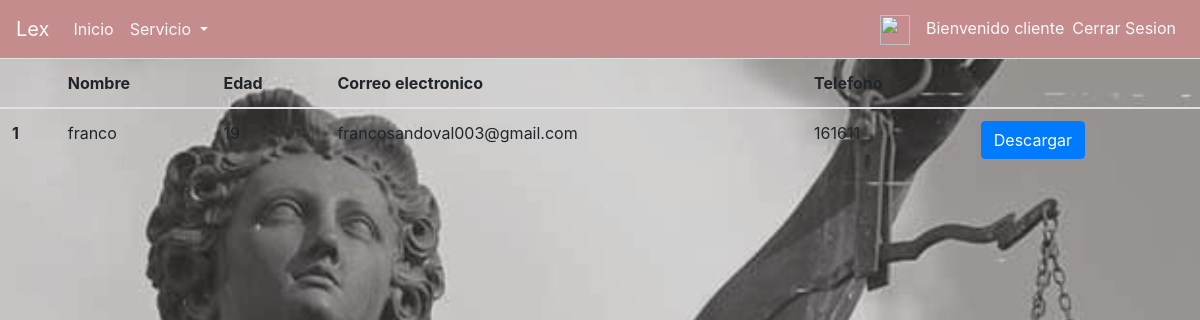
Page /contract/view/staff (signed in) on the committed database.
### core/models.py (models this page shows, shortened)
class Contrato(models.Model):
    abogado=models.ForeignKey('auth.User', on_delete=models.CASCADE, null=True)
    name=models.CharField(max_length=100)
    rut=models.CharField(max_length=10)
    age=models.IntegerField(null=True)
    email=models.EmailField(max_length=254)
    phone=models.CharField(max_length=12)
    files_boleta=models.FileField(null=True)
    files_causa=models.FileField(null=True)
    datetime=models.DateField(blank=True, null=True)
    type_service=models.CharField(max_length=30,blank=True, null=True)
    additional_service=models.CharField(max_length=30,blank=True, null=True)

### core/views.py (the view)
# urls.py: path('contract/view/staff', views.consultar_contratos_staff, name='contract_view_staff'),
def consultar_contratos_staff(request):
    contrato=Contrato.objects.select_related('abogado').all()
    return render(request, 'core/consultar_contratos.html',{'list':contrato})

### core/templates/core/consultar_contratos.html (shortened to what this page needs)
{% extends 'core/base.html' %}
{% block content %}
<table class="table table-hover">
<thead>
        <tr>
            <th></th>
            <th>Nombre</th>
            <th>Edad</th>
            <th>Correo electronico</th>
            <th>Telefono</th>
            <th></th>
        </tr>
    </thead>
    <tbody>
        {% for c in list %}
        <tr>
            <th scope="row">{{ c.id }} </th>
            <td>{{ c.name }}</td>
            <td>{{ c.age }}</td>
            <td>{{c.email}}</td>
            <td>{{c.phone}}</td>
            <td><a class="btn btn-primary" href="">Descargar</a></td>
        </tr>
        {% endfor %}
    </tbody>
</table>
{% endblock content %}

### core/templates/core/base.html (shortened to what this page needs)
{% load static %}
<!DOCTYPE html>
<html lang="es">
<head>
    <link rel="stylesheet" href="{% static 'css/base.css' %}">
    <link rel="stylesheet" href="{% static 'css/solicitar_servicio.css' %}">
    <link rel="stylesheet" href="https://cdn.jsdelivr.net/npm/bootstrap@4.6.0/dist/css/bootstrap.min.css">
</head>
<body>
    <nav class="navbar navbar-expand-lg navbar-light " id = id_navbar>
        <a class="navbar-brand text-light" href="{% url 'index' %}">Lex</a>
        <div class="collapse navbar-collapse" id="navbarSupportedContent">
            <ul class="navbar-nav mr-auto">
                <li class="nav-item active">
                    <a class="nav-link text-light" href="{% url 'index' %}"> Inicio <span class="sr-only">(current)</span></a>
                </li>
                {% if perms.core.view_servicio %}
                <li class="nav-item dropdown ">
                    <a class="nav-link dropdown-toggle text-light" href="#" id="navbarDropdown" role="button"
                        data-toggle="dropdown" aria-haspopup="true" aria-expanded="false">
                        Servicio
                    </a>
                </li>
                {% endif %}
            </ul>
            <ul class="navbar-nav">
                <a class="navbar-brand" href="{% url 'profile_edit' %}"><img src="{% static 'img/profile_icon.png' %}" width="30" height="30" alt=""></a>
                <div class="navbar-text text-light">Bienvenido {{user.username}}</div>
                <li class="nav-item">
                    <a class="nav-link text-light" href="{% url 'logout' %}">   Cerrar Sesion</a>
                </li>
            </ul>
        </div>
    </nav>
    {% block content %}{% endblock content %}
</body>
</html>

### core/static/css/base.css (style rules this page uses)
body { background-image: url(../img/fondo_claro.jpg); background-size:cover ; }
nav.navbar { background-color: rgb(196, 140, 140); }

### rows in the picture
Contrato: id "1", name "franco", age "19", email "francosandoval003@gmail.com", phone "161611"

### other values in the picture
{{ user.username }} "cliente"
